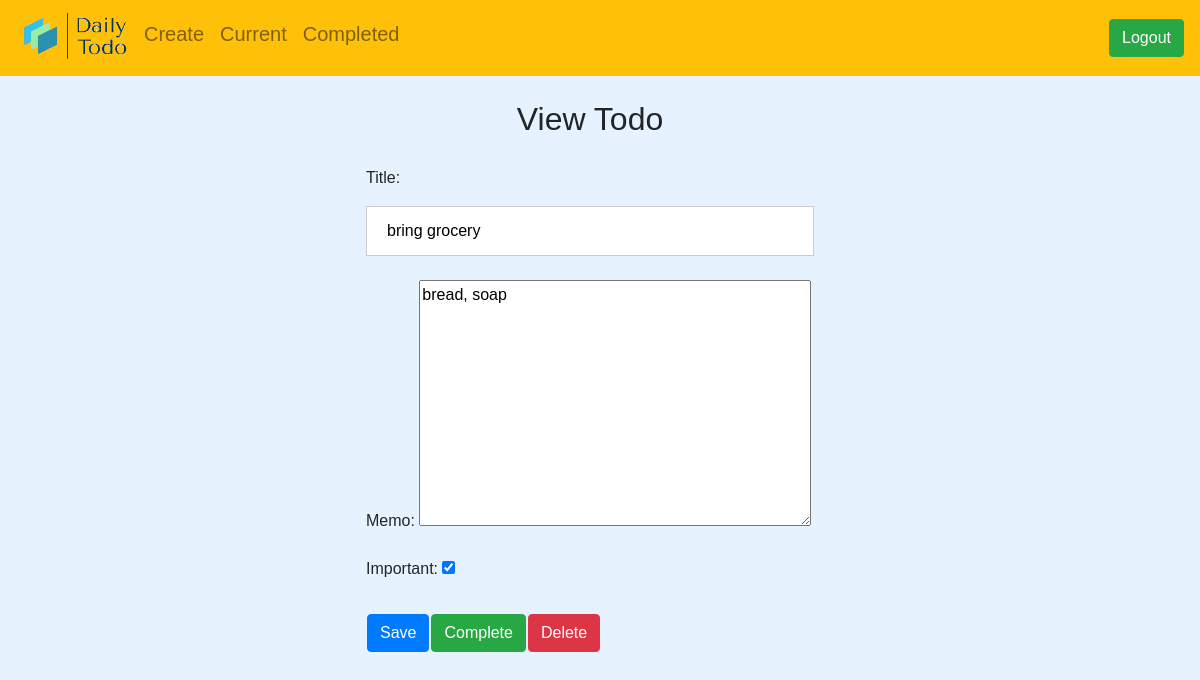
The app's page /todo/31 (signed in) with its own data.
### todo/models.py (models this page shows, shortened)
class Todo(models.Model):
    title=models.CharField(max_length=100)
    memo=models.TextField(blank=True)
    creationDate=models.DateTimeField(auto_now_add=True)
    dateCompletion=models.DateTimeField(null=True, blank=True)
    important=models.BooleanField(default=False)
    user=models.ForeignKey(User,on_delete=models.CASCADE)

### todo/views.py (the view)
# urls.py: path('todo/<int:todo_pk>',views.viewTodo,name='viewTodo'),
@login_required
def viewTodo(request,todo_pk):
    todo=get_object_or_404(Todo,pk=todo_pk,user=request.user)
    if request.method=='GET':
        form=TodoForm(instance=todo)
        return render(request,'todo/viewtodo.html',{'todo':todo,'form':form})
    else:
        form=TodoForm(request.POST,instance=todo)
        form.save()
        return redirect('currentPage')

### todo/forms.py
class TodoForm(ModelForm):
    class Meta:
        model= Todo
        fields=['title','memo','important']

### todo/templates/todo/viewtodo.html (shortened to what this page needs)
{% extends 'todo/base.html' %}
{% block content %}
</head>
<body>
<div class="formdiv" >
<form class="form1" method="post">
  <div class="imgcontainer">
    <h2>View Todo</h2>
  </div>
  <div class="container">
    {{form.as_p}}
    <table>
      <tr>
        <td>
    <button class="btn btn-primary" type="submit">Save</button>
    </td><td>
    <form class="" action="{% url 'completeTodo' todo.id %}" method="POST">
    <button class="btn btn-success" type="submit">Complete</button>
    </form>
    </td><td>
    <form class="" action="{% url 'deleteTodo' todo.id %}" method="POST">
    <button  class="btn btn-danger" type="submit">Delete</button>
    </form>
    </td>
  </div>
</form>
</div>
</body>
{% endblock %}

### todo/templates/todo/base.html (style rules this page uses)
body { background:#e6f3ff; }

### todo/templates/todo/viewtodo.html (style rules this page uses)
body { font-family: Arial, Helvetica, sans-serif; }
input[type=text], input[type=password] { width: 100%; padding: 12px 20px; margin: 8px 0; display: inline-block; border: 1px solid #ccc; box-sizing: border-box; }
button { background-color: #4CAF50; color: white; padding: 14px 20px; margin: 8px 0; border: none; cursor: pointer; width: 100%; }
.imgcontainer { text-align: center; margin: 24px 0 12px 0; }
.container { padding: 16px; }
.formdiv { height: 200px; width: 40%; margin-left: 350px }

### records on screen
Todo: title "bring grocery", memo "bread, soap", important "☑"
